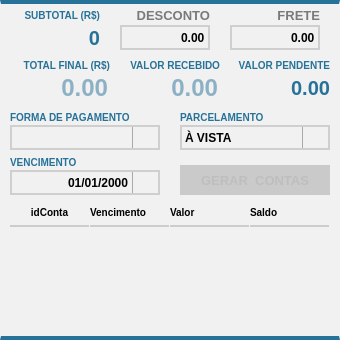
   <widget class="QFrame" name="fr_financeiroPedido">
    <property name="geometry">
     <rect>
      <x>640</x>
      <y>110</y>
      <width>340</width>
      <height>340</height>
     </rect>
    </property>
    <property name="styleSheet">
     <string notr="true">background: #F1F1F1;
border-top: 4px solid #277298;
border-bottom: 4px solid #277298;</string>
    </property>
    <property name="frameShape">
     <enum>QFrame::StyledPanel</enum>
    </property>
    <property name="frameShadow">
     <enum>QFrame::Raised</enum>
    </property>
    <widget class="QLineEdit" name="tx_Desconto">
     <property name="geometry">
      <rect>
       <x>120</x>
       <y>25</y>
       <width>90</width>
       <height>25</height>
      </rect>
     </property>
     <property name="focusPolicy">
      <enum>Qt::WheelFocus</enum>
     </property>
     <property name="styleSheet">
      <string notr="true">QLineEdit{
background: #F1F1F1;
border: 2px solid #CFCFCF;
color: #000;
font: 14px &quot;Arial&quot; ;
text-transform: uppercase;
font-weight: bold
}
QLineEdit:Focus {
border: 1px solid red;
}</string>
     </property>
     <property name="inputMask">
      <string/>
     </property>
     <property name="text">
      <string>0.00</string>
     </property>
     <property name="alignment">
      <set>Qt::AlignRight|Qt::AlignTrailing|Qt::AlignVCenter</set>
     </property>
     <property name="placeholderText">
      <string>R$ 0.00</string>
     </property>
    </widget>
    <widget class="QLabel" name="lb_FormVenda_9">
     <property name="geometry">
      <rect>
       <x>120</x>
       <y>5</y>
       <width>90</width>
       <height>20</height>
      </rect>
     </property>
     <property name="styleSheet">
      <string notr="true">QLabel{
font-size: 13px;
font-family: &quot;Arial&quot;;
font-weight: bold;
color: #7B7A7A;
border: none
}</string>
     </property>
     <property name="text">
      <string>DESCONTO</string>
     </property>
     <property name="alignment">
      <set>Qt::AlignRight|Qt::AlignTrailing|Qt::AlignVCenter</set>
     </property>
    </widget>
    <widget class="QLineEdit" name="tx_Frete">
     <property name="geometry">
      <rect>
       <x>230</x>
       <y>25</y>
       <width>90</width>
       <height>25</height>
      </rect>
     </property>
     <property name="focusPolicy">
      <enum>Qt::WheelFocus</enum>
     </property>
     <property name="styleSheet">
      <string notr="true">QLineEdit{
background: #F1F1F1;
border: 2px solid #CFCFCF;
color: #000;
font: 14px &quot;Arial&quot; ;
text-transform: uppercase;
font-weight: bold
}
QLineEdit:Focus {
border: 1px solid red;
}</string>
     </property>
     <property name="text">
      <string>0.00</string>
     </property>
     <property name="alignment">
      <set>Qt::AlignRight|Qt::AlignTrailing|Qt::AlignVCenter</set>
     </property>
     <property name="placeholderText">
      <string>R$ 0.00</string>
     </property>
    </widget>
    <widget class="QLabel" name="lb_FormVenda_10">
     <property name="geometry">
      <rect>
       <x>230</x>
       <y>5</y>
       <width>90</width>
       <height>20</height>
      </rect>
     </property>
     <property name="styleSheet">
      <string notr="true">QLabel{
font-size: 13px;
font-family: &quot;Arial&quot;;
font-weight: bold;
color: #7B7A7A;
border: none
}</string>
     </property>
     <property name="text">
      <string>FRETE</string>
     </property>
     <property name="alignment">
      <set>Qt::AlignRight|Qt::AlignTrailing|Qt::AlignVCenter</set>
     </property>
    </widget>
    <widget class="QLabel" name="lb_SubTotal">
     <property name="geometry">
      <rect>
       <x>0</x>
       <y>25</y>
       <width>100</width>
       <height>25</height>
      </rect>
     </property>
     <property name="styleSheet">
      <string notr="true">QLabel{
font-size: 20px;
font-family: &quot;Arial&quot;;
font-weight: bold;
color: #277298;
border: none
}</string>
     </property>
     <property name="text">
      <string>0</string>
     </property>
     <property name="alignment">
      <set>Qt::AlignRight|Qt::AlignTrailing|Qt::AlignVCenter</set>
     </property>
    </widget>
    <widget class="QLabel" name="lb_FormVenda_8">
     <property name="geometry">
      <rect>
       <x>0</x>
       <y>5</y>
       <width>100</width>
       <height>20</height>
      </rect>
     </property>
     <property name="styleSheet">
      <string notr="true">QLabel{
font-size: 10px;
font-family: &quot;Arial&quot;;
font-weight: bold;
color: #277298;
border: none
}</string>
     </property>
     <property name="text">
      <string>SUBTOTAL (R$)</string>
     </property>
     <property name="alignment">
      <set>Qt::AlignRight|Qt::AlignTrailing|Qt::AlignVCenter</set>
     </property>
    </widget>
    <widget class="QLabel" name="lb_FormVenda_12">
     <property name="geometry">
      <rect>
       <x>10</x>
       <y>55</y>
       <width>100</width>
       <height>20</height>
      </rect>
     </property>
     <property name="styleSheet">
      <string notr="true">QLabel{
font-size: 10px;
font-family: &quot;Arial&quot;;
font-weight: bold;
color: #277298;
border: none
}</string>
     </property>
     <property name="text">
      <string>TOTAL FINAL (R$)</string>
     </property>
     <property name="alignment">
      <set>Qt::AlignRight|Qt::AlignTrailing|Qt::AlignVCenter</set>
     </property>
    </widget>
    <widget class="QPushButton" name="bt_GerarParcela">
     <property name="enabled">
      <bool>false</bool>
     </property>
     <property name="geometry">
      <rect>
       <x>180</x>
       <y>165</y>
       <width>150</width>
       <height>30</height>
      </rect>
     </property>
     <property name="font">
      <font>
       <family>Tahoma</family>
       <pointsize>10</pointsize>
       <weight>75</weight>
       <bold>true</bold>
      </font>
     </property>
     <property name="cursor">
      <cursorShape>PointingHandCursor</cursorShape>
     </property>
     <property name="focusPolicy">
      <enum>Qt::NoFocus</enum>
     </property>
     <property name="contextMenuPolicy">
      <enum>Qt::ActionsContextMenu</enum>
     </property>
     <property name="styleSheet">
      <string notr="true">QPushButton {
background-color: #7AB32E;
background-position: center;
background-repeat: no-repeat;
border: none;
 }
QPushButton:disabled{
background-color: #CACACA;

 }
QPushButton:hover{
background-color: #40a286
}</string>
     </property>
     <property name="text">
      <string>GERAR  CONTAS</string>
     </property>
     <property name="iconSize">
      <size>
       <width>75</width>
       <height>35</height>
      </size>
     </property>
    </widget>
    <widget class="QLineEdit" name="tx_TotalFinal">
     <property name="enabled">
      <bool>false</bool>
     </property>
     <property name="geometry">
      <rect>
       <x>10</x>
       <y>75</y>
       <width>100</width>
       <height>25</height>
      </rect>
     </property>
     <property name="styleSheet">
      <string notr="true">
font-size: 24px;
font-family: &quot;Arial&quot;;
font-weight: bold;
color: #277298;
border: none

</string>
     </property>
     <property name="text">
      <string/>
     </property>
     <property name="alignment">
      <set>Qt::AlignRight|Qt::AlignTrailing|Qt::AlignVCenter</set>
     </property>
     <property name="readOnly">
      <bool>true</bool>
     </property>
     <property name="placeholderText">
      <string>0.00</string>
     </property>
    </widget>
    <widget class="QComboBox" name="cb_FormaPagamento">
     <property name="geometry">
      <rect>
       <x>10</x>
       <y>125</y>
       <width>150</width>
       <height>25</height>
      </rect>
     </property>
     <property name="styleSheet">
      <string notr="true">QComboBox{
background: #F1F1F1;
border: 2px solid #CFCFCF;
color: #000;
font: 12px &quot;Arial&quot; ;
text-transform: uppercase;
font-weight: bold;

}
QCombobox:on {
color: #000;
font: 10px &quot;Arial&quot; ;
text-transform: uppercase;
font-weight: bold;
}
QComboBox:Focus {
border: 1px solid red;
}
 QComboBox::drop-down {
     subcontrol-origin: padding;
     subcontrol-position: top right;
     width: 25px;

     border-left-width: 1px;
     border-left-color: darkgray;
     border-left-style: solid; /* just a single line */
     border-top-right-radius: 3px; /* same radius as the QComboBox */
     border-bottom-right-radius: 3px;

 }
QComboBox::down-arrow {
     image: url(&quot;+self.resourcepath('Images/down.png')+&quot;);
 }
QComboBox QAbstractItemView {
    border: 1px solid darkgray;
    selection-background-color: #40a286;
color: #000;
font: 10px &quot;Arial&quot; ;
text-transform: uppercase;
font-weight: bold;
}
</string>
     </property>
    </widget>
    <widget class="QLabel" name="lb_FormVenda_15">
     <property name="geometry">
      <rect>
       <x>10</x>
       <y>110</y>
       <width>150</width>
       <height>15</height>
      </rect>
     </property>
     <property name="layoutDirection">
      <enum>Qt::LeftToRight</enum>
     </property>
     <property name="styleSheet">
      <string notr="true">QLabel{
font-size: 10px;
font-family: &quot;Arial&quot;;
font-weight: bold;
color: #277298;
border: none
}</string>
     </property>
     <property name="text">
      <string>FORMA DE PAGAMENTO</string>
     </property>
     <property name="alignment">
      <set>Qt::AlignLeading|Qt::AlignLeft|Qt::AlignVCenter</set>
     </property>
    </widget>
    <widget class="QComboBox" name="cb_QtdeParcela">
     <property name="geometry">
      <rect>
       <x>180</x>
       <y>125</y>
       <width>150</width>
       <height>25</height>
      </rect>
     </property>
     <property name="styleSheet">
      <string notr="true">QComboBox{
background: #F1F1F1;
border: 2px solid #CFCFCF;
color: #000;
font: 12px &quot;Arial&quot; ;
text-transform: uppercase;
font-weight: bold;

}
QCombobox:on {
color: #000;
font: 10px &quot;Arial&quot; ;
text-transform: uppercase;
font-weight: bold;
}
QComboBox:Focus {
border: 1px solid red;
}
 QComboBox::drop-down {
     subcontrol-origin: padding;
     subcontrol-position: top right;
     width: 25px;

     border-left-width: 1px;
     border-left-color: darkgray;
     border-left-style: solid; /* just a single line */
     border-top-right-radius: 3px; /* same radius as the QComboBox */
     border-bottom-right-radius: 3px;

 }
QComboBox::down-arrow {
     image: url(&quot;+self.resourcepath('Images/down.png')+&quot;);
 }
QComboBox QAbstractItemView {
    border: 1px solid darkgray;
    selection-background-color: #40a286;
color: #000;
font: 10px &quot;Arial&quot; ;
text-transform: uppercase;
font-weight: bold;
}
</string>
     </property>
     <item>
      <property name="text">
       <string>À VISTA</string>
      </property>
     </item>
     <item>
      <property name="text">
       <string>ENTRADA + 01</string>
      </property>
     </item>
     <item>
      <property name="text">
       <string>ENTRADA + 02</string>
      </property>
     </item>
     <item>
      <property name="text">
       <string>ENTRADA + 03</string>
      </property>
     </item>
    </widget>
    <widget class="QLabel" name="lb_FormVenda_16">
     <property name="geometry">
      <rect>
       <x>180</x>
       <y>110</y>
       <width>150</width>
       <height>15</height>
      </rect>
     </property>
     <property name="layoutDirection">
      <enum>Qt::LeftToRight</enum>
     </property>
     <property name="styleSheet">
      <string notr="true">QLabel{
font-size: 10px;
font-family: &quot;Arial&quot;;
font-weight: bold;
color: #277298;
border: none
}</string>
     </property>
     <property name="text">
      <string>PARCELAMENTO</string>
     </property>
     <property name="alignment">
      <set>Qt::AlignLeading|Qt::AlignLeft|Qt::AlignVCenter</set>
     </property>
    </widget>
    <widget class="QDateEdit" name="dt_Vencimento">
     <property name="geometry">
      <rect>
       <x>10</x>
       <y>170</y>
       <width>150</width>
       <height>25</height>
      </rect>
     </property>
     <property name="styleSheet">
      <string notr="true">QDateEdit {
background: #F1F1F1;
border: 2px solid #CFCFCF;
color: #000;
font: 14px &quot;Arial&quot; ;
text-transform: uppercase;
font-weight: bold
}
 QDateEdit::drop-down {
     subcontrol-origin: padding;
     subcontrol-position: top right;
     width: 25px;
     border-left-width: 1px;
     border-left-color: darkgray;
     border-left-style: solid; /* just a single line */
     border-top-right-radius: 3px; /* same radius as the QComboBox */
     border-bottom-right-radius: 3px;
 }
QDateEdit::down-arrow {
     image: url(&quot;+self.resourcepath('Images/down.png')+&quot;);
 }
QCalendarWidget QAbstractItemView:enabled 
  {
border: none;
  	font-size:13px;  
  	color: #000;  
  	background-color: #F1F1F1;  
  	selection-background-color: rgb(64, 64, 64); 
  	selection-color: rgb(0, 255, 0); 
  }
QCalendarWidget QToolButton {
	border: none;
  	color: #000
  }

 QCalendarWidget QMenu {
  	width: 150px;
  	left: 20px;
  	color: white;
  	font-size: 18px;
  	background-color: rgb(100, 100, 100);
  }
QCalendarWidget QWidget#qt_calendar_navigationbar
{ 
border: none;
}
</string>
     </property>
     <property name="alignment">
      <set>Qt::AlignRight|Qt::AlignTrailing|Qt::AlignVCenter</set>
     </property>
     <property name="displayFormat">
      <string>dd/MM/yyyy</string>
     </property>
     <property name="calendarPopup">
      <bool>true</bool>
     </property>
    </widget>
    <widget class="QLabel" name="lb_FormVenda_24">
     <property name="geometry">
      <rect>
       <x>10</x>
       <y>155</y>
       <width>150</width>
       <height>15</height>
      </rect>
     </property>
     <property name="styleSheet">
      <string notr="true">QLabel{
font-size: 10px;
font-family: &quot;Arial&quot;;
font-weight: bold;
color: #277298;
border: none
}</string>
     </property>
     <property name="text">
      <string>VENCIMENTO</string>
     </property>
     <property name="alignment">
      <set>Qt::AlignLeading|Qt::AlignLeft|Qt::AlignVCenter</set>
     </property>
    </widget>
    <widget class="QLabel" name="lb_FormVenda_11">
     <property name="geometry">
      <rect>
       <x>230</x>
       <y>55</y>
       <width>100</width>
       <height>20</height>
      </rect>
     </property>
     <property name="styleSheet">
      <string notr="true">QLabel{
font-size: 10px;
font-family: &quot;Arial&quot;;
font-weight: bold;
color: #277298;
border: none
}</string>
     </property>
     <property name="text">
      <string>VALOR PENDENTE</string>
     </property>
     <property name="alignment">
      <set>Qt::AlignRight|Qt::AlignTrailing|Qt::AlignVCenter</set>
     </property>
    </widget>
    <widget class="QLabel" name="lb_ValorPendente">
     <property name="geometry">
      <rect>
       <x>230</x>
       <y>75</y>
       <width>100</width>
       <height>25</height>
      </rect>
     </property>
     <property name="styleSheet">
      <string notr="true">QLabel{
font-size: 20px;
font-family: &quot;Arial&quot;;
font-weight: bold;
color: #277298;
border: none
}</string>
     </property>
     <property name="text">
      <string>0.00</string>
     </property>
     <property name="alignment">
      <set>Qt::AlignRight|Qt::AlignTrailing|Qt::AlignVCenter</set>
     </property>
    </widget>
    <widget class="QTableWidget" name="tb_Parcelas">
     <property name="geometry">
      <rect>
       <x>10</x>
       <y>200</y>
       <width>320</width>
       <height>130</height>
      </rect>
     </property>
     <property name="styleSheet">
      <string notr="true">QTableView{
font-family: &quot;Tahoma&quot;;
color: #28292A;
font-size: 12px;
background: #F1F1F1;
border: none
}
QHeaderView:section{
background: #F1F1F1;
padding: 3px 0 ;
font-size: 10px;
font-family: &quot;Arial&quot;;
font-weight: bold;
color: #000;
border: none;
border-bottom: 2px solid #CCC;
text-transform: uppercase;
margin: 0 1px 0 0;
}
QTableView::item {
border-bottom: 1px solid #CCC;
padding: 1px;
margin: 0 1px 0 0;

}
QTableView QAbstractItemView {
    border: none;
	background: #F1F1F1;

}
</string>
     </property>
     <property name="verticalScrollBarPolicy">
      <enum>Qt::ScrollBarAlwaysOff</enum>
     </property>
     <property name="horizontalScrollBarPolicy">
      <enum>Qt::ScrollBarAlwaysOff</enum>
     </property>
     <property name="sizeAdjustPolicy">
      <enum>QAbstractScrollArea::AdjustToContents</enum>
     </property>
     <property name="showGrid">
      <bool>false</bool>
     </property>
     <attribute name="horizontalHeaderDefaultSectionSize">
      <number>80</number>
     </attribute>
     <attribute name="horizontalHeaderMinimumSectionSize">
      <number>40</number>
     </attribute>
     <attribute name="verticalHeaderVisible">
      <bool>false</bool>
     </attribute>
     <attribute name="verticalHeaderDefaultSectionSize">
      <number>25</number>
     </attribute>
     <column>
      <property name="text">
       <string>idConta</string>
      </property>
     </column>
     <column>
      <property name="text">
       <string>Vencimento</string>
      </property>
      <property name="font">
       <font>
        <family>Tahoma</family>
        <pointsize>10</pointsize>
        <weight>75</weight>
        <bold>true</bold>
       </font>
      </property>
      <property name="textAlignment">
       <set>AlignLeading|AlignVCenter</set>
      </property>
     </column>
     <column>
      <property name="text">
       <string>Valor</string>
      </property>
      <property name="font">
       <font>
        <family>Tahoma</family>
        <pointsize>10</pointsize>
        <weight>75</weight>
        <bold>true</bold>
       </font>
      </property>
      <property name="textAlignment">
       <set>AlignLeading|AlignVCenter</set>
      </property>
     </column>
     <column>
      <property name="text">
       <string>Saldo</string>
      </property>
      <property name="font">
       <font>
        <family>Tahoma</family>
        <pointsize>10</pointsize>
        <weight>75</weight>
        <bold>true</bold>
       </font>
      </property>
      <property name="textAlignment">
       <set>AlignLeading|AlignVCenter</set>
      </property>
     </column>
     <column>
      <property name="text">
       <string>Receber</string>
      </property>
      <property name="font">
       <font>
        <family>Tahoma</family>
        <pointsize>10</pointsize>
        <weight>75</weight>
        <bold>true</bold>
       </font>
      </property>
      <property name="textAlignment">
       <set>AlignLeading|AlignVCenter</set>
      </property>
     </column>
    </widget>
    <widget class="QLineEdit" name="tx_valorRecebido">
     <property name="enabled">
      <bool>false</bool>
     </property>
     <property name="geometry">
      <rect>
       <x>120</x>
       <y>75</y>
       <width>100</width>
       <height>25</height>
      </rect>
     </property>
     <property name="styleSheet">
      <string notr="true">
font-size: 24px;
font-family: &quot;Arial&quot;;
font-weight: bold;
color: #277298;
border: none

</string>
     </property>
     <property name="text">
      <string/>
     </property>
     <property name="alignment">
      <set>Qt::AlignRight|Qt::AlignTrailing|Qt::AlignVCenter</set>
     </property>
     <property name="readOnly">
      <bool>true</bool>
     </property>
     <property name="placeholderText">
      <string>0.00</string>
     </property>
    </widget>
    <widget class="QLabel" name="lb_FormVenda_13">
     <property name="geometry">
      <rect>
       <x>120</x>
       <y>55</y>
       <width>100</width>
       <height>20</height>
      </rect>
     </property>
     <property name="styleSheet">
      <string notr="true">QLabel{
font-size: 10px;
font-family: &quot;Arial&quot;;
font-weight: bold;
color: #277298;
border: none
}</string>
     </property>
     <property name="text">
      <string>VALOR RECEBIDO</string>
     </property>
     <property name="alignment">
      <set>Qt::AlignRight|Qt::AlignTrailing|Qt::AlignVCenter</set>
     </property>
    </widget>
   </widget>
